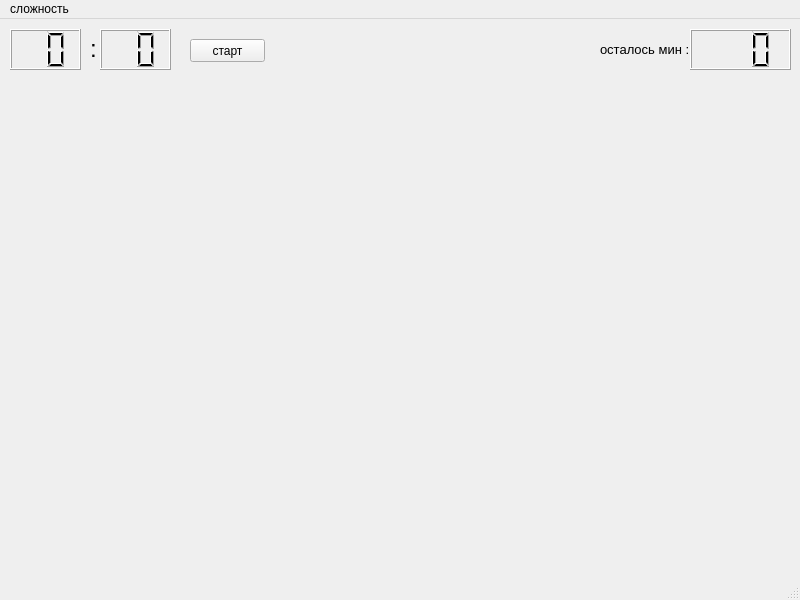
<?xml version="1.0" encoding="UTF-8"?>
<ui version="4.0">
 <class>MainWindow</class>
 <widget class="QMainWindow" name="MainWindow">
  <property name="geometry">
   <rect>
    <x>0</x>
    <y>0</y>
    <width>800</width>
    <height>600</height>
   </rect>
  </property>
  <property name="windowTitle">
   <string>MainWindow</string>
  </property>
  <widget class="QWidget" name="centralwidget">
   <widget class="QLCDNumber" name="mines">
    <property name="geometry">
     <rect>
      <x>690</x>
      <y>10</y>
      <width>101</width>
      <height>41</height>
     </rect>
    </property>
    <property name="digitCount">
     <number>3</number>
    </property>
   </widget>
   <widget class="QLCDNumber" name="time">
    <property name="geometry">
     <rect>
      <x>100</x>
      <y>10</y>
      <width>71</width>
      <height>41</height>
     </rect>
    </property>
    <property name="digitCount">
     <number>2</number>
    </property>
   </widget>
   <widget class="QLCDNumber" name="time_2">
    <property name="geometry">
     <rect>
      <x>10</x>
      <y>10</y>
      <width>71</width>
      <height>41</height>
     </rect>
    </property>
    <property name="digitCount">
     <number>2</number>
    </property>
   </widget>
   <widget class="QLabel" name="dvoetoch">
    <property name="geometry">
     <rect>
      <x>90</x>
      <y>0</y>
      <width>16</width>
      <height>61</height>
     </rect>
    </property>
    <property name="text">
     <string>&lt;html&gt;&lt;head/&gt;&lt;body&gt;&lt;p&gt;&lt;span style=&quot; font-size:18pt;&quot;&gt;:&lt;/span&gt;&lt;/p&gt;&lt;/body&gt;&lt;/html&gt;</string>
    </property>
   </widget>
   <widget class="QPushButton" name="pushButton">
    <property name="geometry">
     <rect>
      <x>190</x>
      <y>20</y>
      <width>75</width>
      <height>23</height>
     </rect>
    </property>
    <property name="text">
     <string>старт</string>
    </property>
   </widget>
   <widget class="QLabel" name="label">
    <property name="geometry">
     <rect>
      <x>600</x>
      <y>10</y>
      <width>91</width>
      <height>41</height>
     </rect>
    </property>
    <property name="text">
     <string>&lt;html&gt;&lt;head/&gt;&lt;body&gt;&lt;p&gt;&lt;span style=&quot; font-size:10pt;&quot;&gt;осталось мин :&lt;/span&gt;&lt;/p&gt;&lt;/body&gt;&lt;/html&gt;</string>
    </property>
   </widget>
  </widget>
  <widget class="QMenuBar" name="menubar">
   <property name="geometry">
    <rect>
     <x>0</x>
     <y>0</y>
     <width>800</width>
     <height>21</height>
    </rect>
   </property>
   <widget class="QMenu" name="menu">
    <property name="title">
     <string>сложность</string>
    </property>
    <addaction name="action"/>
    <addaction name="action_2"/>
    <addaction name="action_3"/>
   </widget>
   <addaction name="menu"/>
  </widget>
  <widget class="QStatusBar" name="statusbar"/>
  <action name="action">
   <property name="text">
    <string>легко</string>
   </property>
  </action>
  <action name="action_2">
   <property name="text">
    <string>средне</string>
   </property>
  </action>
  <action name="action_3">
   <property name="text">
    <string>сложно</string>
   </property>
  </action>
 </widget>
 <resources/>
 <connections/>
</ui>
